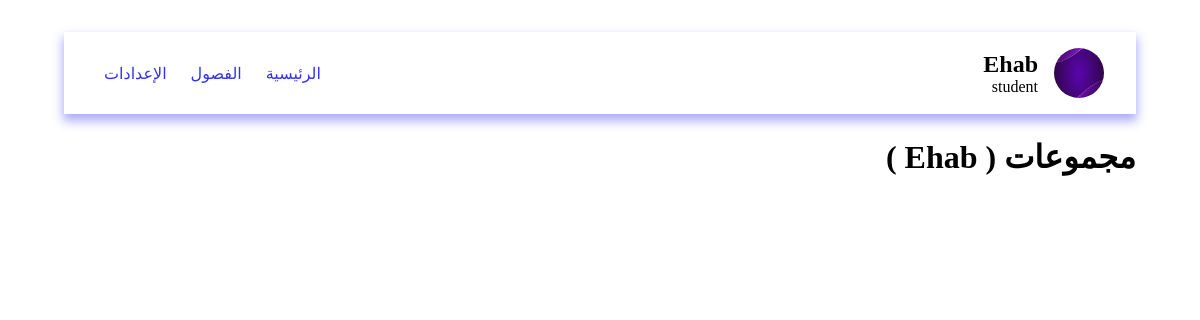
The app's page /pages/viewGroups.php (signed in), older data.
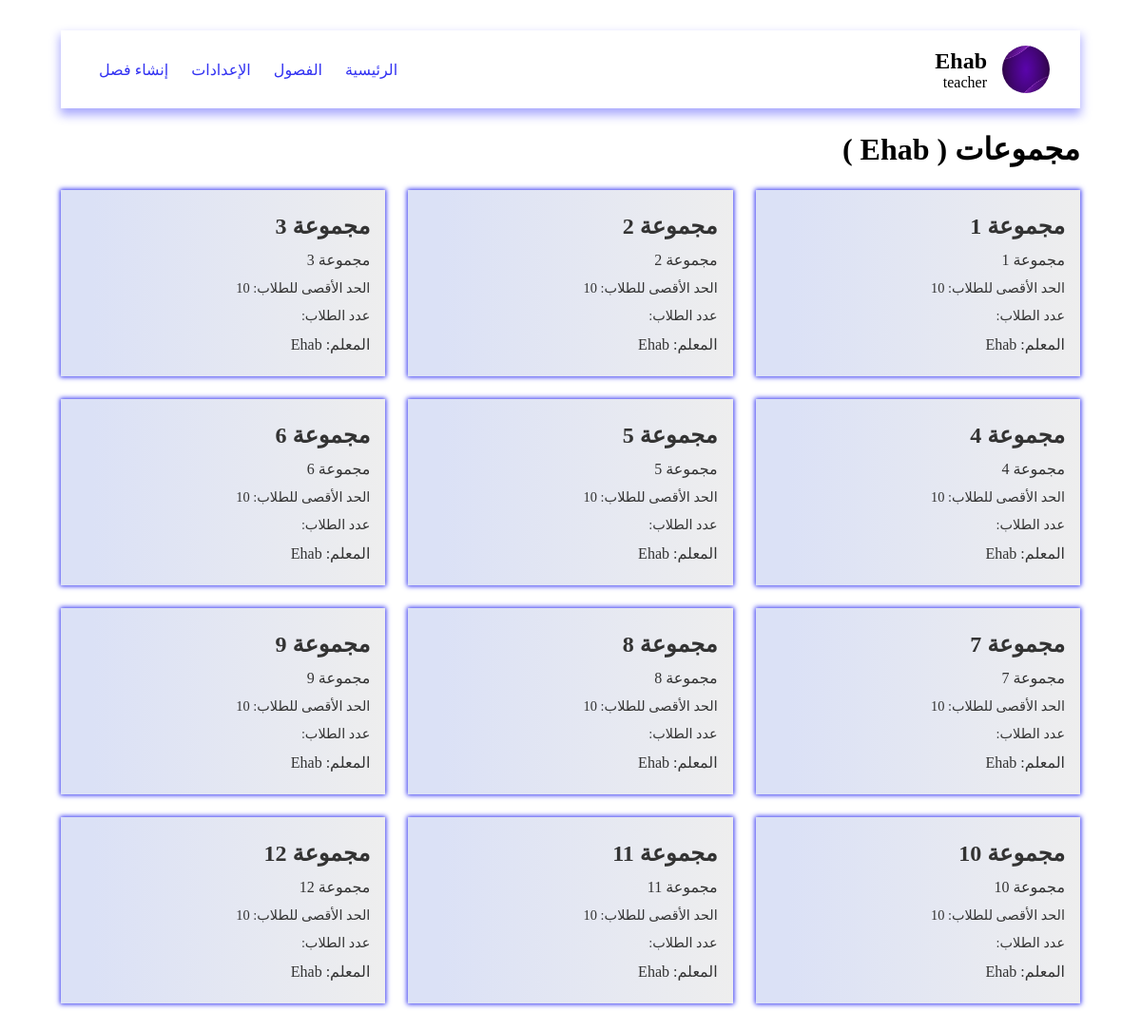
The same page, newer data.
### tables this page shows
CREATE TABLE groups (
    id INTEGER PRIMARY KEY, 
    title TEXT, 
    description TEXT, 
    "limit" INTEGER, 
    members INTEGER, 
    class_id INTEGER, 
    teacher_id INTEGER
);

CREATE TABLE users (
    id INTEGER PRIMARY KEY, 
    name TEXT, 
    email TEXT UNIQUE, 
    password TEXT UNIQUE, 
    role TEXT
);

### data/db.php (called while the page is built, shortened)
<?php
$user = $_SESSION['user']?? null;
$db = new SQLite3('../data/database.db');
$db->exec('CREATE TABLE IF NOT EXISTS users (
    id INTEGER PRIMARY KEY,
    name TEXT,
    email TEXT UNIQUE,
    password TEXT UNIQUE,
    role TEXT
)');
$db->exec('CREATE TABLE IF NOT EXISTS classes (
    id INTEGER PRIMARY KEY,
    title TEXT,
    description TEXT,
    "limit" INTEGER,
    teacher_id INTEGER
)');
$db->exec('CREATE TABLE IF NOT EXISTS groups (
    id INTEGER PRIMARY KEY,
    title TEXT,
    description TEXT,
    "limit" INTEGER,
    members INTEGER,
    class_id INTEGER,
    teacher_id INTEGER
)');
$db->exec('CREATE TABLE IF NOT EXISTS group_students (
    group_id INTEGER,
    student_id INTEGER
)');
function getGroups()
{
    global $db;
    $result = $db->query('SELECT * FROM groups');
    $groups = [];
    while ($row = $result->fetchArray(SQLITE3_ASSOC)) {
        $groups[] = $row;
    }
    return $groups;
}
function getTeacherGroups($teacher_id)
{
    global $db;
    $stmt = $db->prepare('SELECT * FROM groups WHERE teacher_id = :teacher_id');
    $stmt->bindValue(':teacher_id', $teacher_id, SQLITE3_INTEGER);
    $result = $stmt->execute();
    $groups = [];
    while ($row = $result->fetchArray(SQLITE3_ASSOC)) {
        $groups[] = $row;
    }
    return $groups;
}
function getTeacher($id)
{
    global $db;
    $stmt = $db->prepare('SELECT * FROM users WHERE id = :id');
    $stmt->bindValue(':id', $id, SQLITE3_INTEGER);
    $result = $stmt->execute();
    if ($result) {
        return $result->fetchArray(SQLITE3_ASSOC);
    }
    return null;
}
?>

### pages/viewGroups.php (the view, shortened to what this page needs)
<?php
include '../data/db.php';
$class = $_GET['id'] ?? null;
$_groups = getGroups();
$groups = [];
$classes = getClasses();
if (isset($class)) {
  $title = $classes[$class - 1]['title'];
  foreach ($_groups as $group) {
    if ($group['class_id'] == $class) {
      $groups[] = $group;
    }
  }
} elseif ($user['role'] == 'teacher') {
  $groups = getTeacherGroups($user['id']);
}
?>
<!DOCTYPE html>
<html lang="ar" dir="rtl">
<head>
  <link rel="stylesheet" href="../styles/viewGroups.css" />
</head>
<body>
  <?php include "../components/navbar.php" ?>
  <h1 class="heading">
    مجموعات (
    )
  </h1>
  <main class="container">
    <?php foreach ($groups as $group) { ?>
      <a href="./viewGroupDetails.php?id=<?php echo $group['id']; ?>" class="group">
        <h2 class="title"><?php echo $group['title']; ?></h2>
        <p class="desc"><?php echo $group['description']; ?></p>
        <p class="limit">الحد الأقصى للطلاب: <?php echo $group['limit']; ?></p>
        <p class="members">عدد الطلاب: <?php echo $group['members']; ?></p>
        <p class="teacher">المعلم: <?php echo getTeacher($group['teacher_id'])['name'];
         ?></p>
      </a>
    <?php } ?>
  </main>
</body>
</html>

### components/navbar.php (shortened to what this page needs)
<?php
$loggedIn = isset($_SESSION['user']);
?>
<head>
  <link rel="stylesheet" href="../styles/navbar.css">
</head>
<header>
  <?php if ($loggedIn) { ?>
    <div class="user">
      <img src="../images/purple2.png" alt="user image" />
      <div class="info">
        <h2 class="username"><?php echo $_SESSION['user']['name']; ?></h2>
        <p class="role"><?php echo $_SESSION['user']['role']; ?></p>
      </div>
    </div>
    <nav>
      <a href="../index.php">الرئيسية</a>
      <a href="../pages/viewClasses.php">الفصول</a>
      <a href="../pages/Setting.php">الإعدادات</a>
      <?php if ($_SESSION['user']['role'] == 'teacher') { ?>
        <a href="../pages/CreateClass.php">إنشاء فصل</a>
      <?php } ?>
    </nav>
  <?php } ?>
</header>

### styles/viewGroups.css (style rules this page uses)
* { padding: 0; margin: 0; box-sizing: border-box; text-decoration: none; list-style: none; }
body { padding: 2rem 4rem; }
h1.heading { margin-block: 1.5rem; }
.container { display: grid; grid-template-columns: repeat(auto-fill, minmax(300px, 1fr)); gap: 1.5rem; }
.group { display: grid; gap: 0.75rem; background-image: linear-gradient(to right, #dbe1f6 10%, #eee); padding: 1.5rem 1rem; box-shadow: 0 0 5px 1px rgb(50, 50, 242); color: #333; cursor: pointer; }
h2.title { font-size: 1.5rem; font-weight: bold; }
.desc { font-size: 1rem; }
.limit { font-size: 0.9rem; }
.members { font-size: 0.9rem; }

### styles/navbar.css (style rules this page uses)
* { padding: 0; margin: 0; box-sizing: border-box; text-decoration: none; list-style: none; }
header { display: flex; justify-content: space-between; align-items: center; box-shadow: 0 6px 10px 1px rgb(170, 170, 253); padding: 1rem 2rem; gap: 1rem; }
header .user { display: flex; align-items: center; gap: 1rem; }
header .user img { width: 50px; height: 50px; border-radius: 50%; }
header nav { display: flex; gap: 0.5rem; align-items: center; text-align: center; }
header nav a { color: rgb(50, 50, 242); padding: 0.5rem; transition-duration: 200ms; }

Row changes from the older to the newer data that the page shows:
added groups: title "مجموعة 1", description "مجموعة 1", limit "10", teacher.name "Ehab"
added groups: title "مجموعة 2", description "مجموعة 2", limit "10", teacher.name "Ehab"
added groups: title "مجموعة 3", description "مجموعة 3", limit "10", teacher.name "Ehab"
added groups: title "مجموعة 4", description "مجموعة 4", limit "10", teacher.name "Ehab"
added groups: title "مجموعة 5", description "مجموعة 5", limit "10", teacher.name "Ehab"
added groups: title "مجموعة 6", description "مجموعة 6", limit "10", teacher.name "Ehab"
added groups: title "مجموعة 7", description "مجموعة 7", limit "10", teacher.name "Ehab"
added groups: title "مجموعة 8", description "مجموعة 8", limit "10", teacher.name "Ehab"
added groups: title "مجموعة 9", description "مجموعة 9", limit "10", teacher.name "Ehab"
added groups: title "مجموعة 10", description "مجموعة 10", limit "10", teacher.name "Ehab"
added groups: title "مجموعة 11", description "مجموعة 11", limit "10", teacher.name "Ehab"
added groups: title "مجموعة 12", description "مجموعة 12", limit "10", teacher.name "Ehab"
Text that changed along with them:
$_SESSION['user']['role']: "student" → "teacher"
text now shown: "إنشاء فصل"
